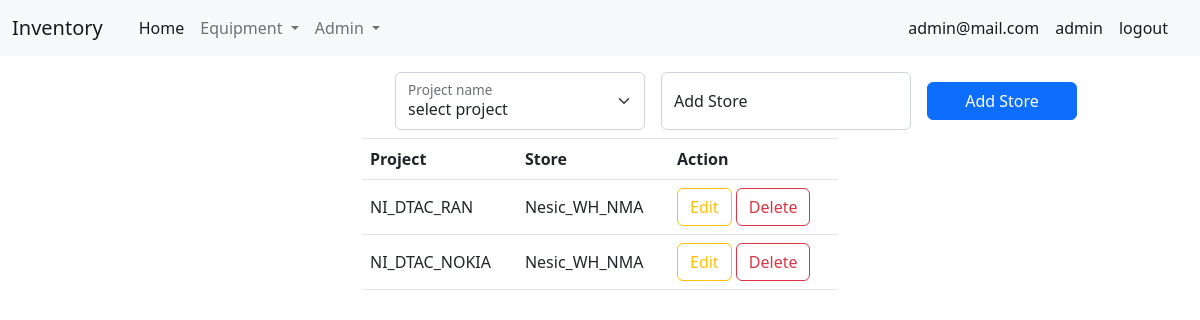
The page /admin/store (signed in) on the database its author committed.
### tables this page shows
CREATE TABLE "tb_store" (
	"no"	INTEGER NOT NULL,
	"access"	TEXT,
	"store"	TEXT,
	PRIMARY KEY("no")
);

### app_admin.py (the view)
@app_admin.route("/admin/store")
def page_location():
    if "email" not in session:
        return redirect("/login")
    else:
        con = sqlite3.connect("db/db.db")
        cur = con.cursor()
        sql = 'select * from tb_store'
        curs = cur.execute(sql)
        store_name = curs.fetchall()
        sql2 = 'select * from tb_access'
        curs = cur.execute(sql2)
        access_name = curs.fetchall()
        con.close()
        return render_template("admin/store.html", store_name=store_name, access_name=access_name)

### templates/admin/store.html (shortened to what this page needs)
<!DOCTYPE html>
<html lang="en">
<head>
    <link rel="stylesheet" href="/static/css/bootstrap_5-2-2.css">
</head>
<body>
    {% include "/menu.html" %}
    <div class="container mt-3" style="width: 450px;">
        <form action="/admin/store/fn_add_store" method="POST" class="d-flex m-2 align-items-center">
            <div class="form-floating me-3">
                <select class="form-select" style="width: 250px;" aria-label="Default select example" name="access">
                    <option value="select project">select project</option>
                </select>
                <label>Project name</label>
            </div>
            <div class="form-floating me-3">
                <input type="text" style="width: 250px;" class="form-control" id="" placeholder="store" name="store"
                    required>
                <label for="floatingInput">Add Store</label>
            </div>
            <div class="">
                <button type="submit" class="btn btn-primary" style="width: 150px;">Add Store</button>
            </div>
        </form>
    </div>
    <div class="container" style="width: 500px;">
        <table class="table border-top">
            <thead>
                <tr>
                    <th scope="col">Project</th>
                    <th scope="col">Store</th>
                    <th scope="col">Action</th>
                </tr>
            </thead>
            <tbody>
                {% for row in store_name %}
                <tr>
                    <td class="align-middle">{{row[1]}}</td>
                    <td class="align-middle">{{row[2]}}</td>
                    <td>
                        <button type="button" class="btn btn-outline-warning" data-bs-toggle="modal"
                            data-bs-target="#staticBackdrop{{row[0]}}">
                            Edit
                        </button>
                        <button type="button" class="btn btn-outline-danger" data-bs-toggle="modal"
                            data-bs-target="#exampleModal{{row[0]}}">
                            Delete
                        </button>
                    </td>
                </tr>
                {% endfor %}
            </tbody>
        </table>
    </div>
</body>
</html>

### rows shown on the page
tb_store: access "NI_DTAC_RAN", store "Nesic_WH_NMA"
tb_store: access "NI_DTAC_NOKIA", store "Nesic_WH_NMA"

### other values the page prints
{{ session["email"] }} "admin@mail.com"
{{ session["access"] }} "admin"
